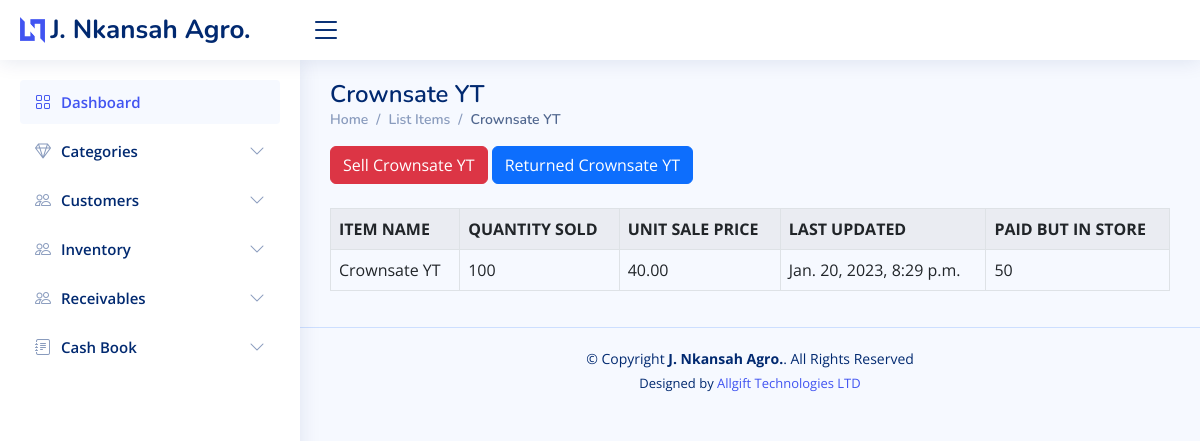
The page /inventory/stock_detail/2/ on the database its author committed.
### inventory/models.py (models this page shows, shortened)
class Stock(models.Model):
    category = models.ForeignKey(Category, on_delete=models.CASCADE, blank=True)
    item_name = models.CharField(max_length=50, blank=True, null=True)
    image = models.ImageField(default='product.png', upload_to='category_pics')
    receipt_no = models.CharField(max_length=50, blank=True, null=True)
    item_description = models.TextField(blank=True, null=True)
    quantity = models.IntegerField(default='0', blank=True, null=True)
    returned_quantity = models.IntegerField(default='0', blank=True, null=True)
    returned_by = models.ForeignKey(Customers, on_delete=models.DO_NOTHING, blank=True, null=True)
    unit_returned_price = models.DecimalField(max_digits=10, decimal_places=2, blank=True, null=True)
    total_returned_price = models.DecimalField(max_digits=10, decimal_places=2, blank=True, null=True)
    sale_quantity = models.IntegerField(default='0', blank=True, null=True)
    delivery_quantity = models.IntegerField(default='0', blank=True, null=True)
    yet_to_deliver = models.IntegerField(default='0', blank=True, null=True)
    waybill_number = models.CharField(max_length=50, blank=True, null=True)
    sale_by = models.CharField(max_length=50, blank=True, null=True)
    sale_to = models.ForeignKey(Customers, on_delete=models.DO_NOTHING, blank=True, null=True, related_name='sale_to')
    unit_sale_price = models.DecimalField(max_digits=10, decimal_places=2, blank=True, null=True)
    total_sale_price = models.DecimalField(max_digits=10, decimal_places=2, blank=True, null=True)
    payment_status = models.CharField(max_length=50, choices=Invoice_Choice, blank=True, null=True)
    balance = models.DecimalField(max_digits=10, decimal_places=2, default=0)
    created_on = models.DateTimeField(auto_now_add=True)
    last_updated = models.DateTimeField(auto_now=True)

### inventory/views.py (the view)
# urls.py: path('stock_detail/<str:pk>/', views.stock_detail, name="stock_detail"),
def stock_detail(request, pk):
    queryset = Stock.objects.get(id=pk)
    context = {
        "title": queryset.item_name,
        "queryset": queryset,
    }
    return render(request, "inventory/stock_detail.html", context)

### templates/inventory/stock_detail.html
{% extends 'inventory/base.html' %}
{% load crispy_forms_tags %}
{% block content %}
     <div class="pagetitle">
      <h1>{{queryset.item_name}}</h1>
      <nav>
        <ol class="breadcrumb">
          <li class="breadcrumb-item"><a href="{% url 'home' %}">Home</a></li>
          <li class="breadcrumb-item"><a href="{% url 'list_items' %}">List Items</a></li>
          <li class="breadcrumb-item active">{{queryset.item_name}}</li>
        </ol>
      </nav>
    </div>
     <section class="section dashboard">
         <a href="{% url 'issue_items' queryset.id %}"><div class='btn btn-danger'>Sell {{queryset.item_name}}</div></a>
         <a href="{% url 'receive_items' queryset.id %}"><div class='btn btn-primary'>Returned {{queryset.item_name}}</div></a>
            <br><br>
            <div class="display_table">
              <table class='table table-bordered table-striped'>
                      <tr>
                        <th>ITEM NAME</th>
                        <th>QUANTITY SOLD</th>
                        <th>UNIT SALE PRICE</th>
                        <th>LAST UPDATED</th>
                        <th>PAID BUT IN STORE</th>
                      </tr>
                      <tr>
                        <td>{{queryset.item_name}}</td>
                        <td>
                          {% if queryset.quantity <= queryset.reorder_level %}
                          <div class="badge bg-danger">{{queryset.quantity}}</div>
                          {% else %}{{queryset.quantity}}
                          {% endif %}
                        </td>
                        <td>{{queryset.unit_sale_price}}</td>
                        <td>{{queryset.last_updated}}</td>
                          <td>{{queryset.yet_to_deliver}}</td>
                      </tr>
              </table>
        </div>
    </section>
{% endblock content %}

### static/inventory/assets/css/style.css (style rules this page uses)
:root { scroll-behavior: smooth; }
body { font-family: "Open Sans", sans-serif; background: #f6f9ff; color: #444444; }
a { color: #4154f1; text-decoration: none; }
h1, h2, h3, h4, h5, h6 { font-family: "Nunito", sans-serif; }
.pagetitle { margin-bottom: 10px; }
.pagetitle h1 { font-size: 24px; margin-bottom: 0; font-weight: 600; color: #012970; }
.breadcrumb { font-size: 14px; font-family: "Nunito", sans-serif; color: #899bbd; font-weight: 600; }
.breadcrumb a { color: #899bbd; transition: 0.3s; }
.breadcrumb .breadcrumb-item::before { color: #899bbd; }
.breadcrumb .active { color: #51678f; font-weight: 600; }

### rows shown on the page
Stock: item_name "Crownsate YT", quantity "100", unit_sale_price "40.00", last_updated "Jan. 20, 2023, 8:29 p.m.", yet_to_deliver "50"
